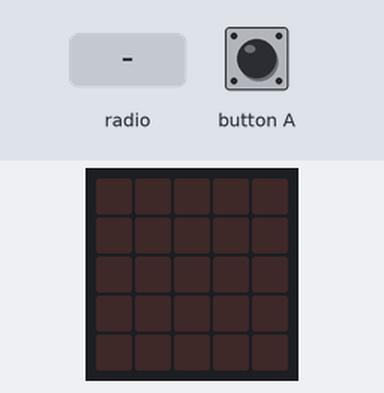
Bench run of a program on a simulated BBC micro:bit (MakeCode). On the bench: the board's 5×5 LED display. Inputs (shaded band) come from the test bench. Dim RGB values are drawn brighter than linear; random numbers come from a fixed seed; no radio messages arrive unless stated (any console line starting 'radio sent:' is added by the test bench); what the program prints to the serial console is not drawn.

Above: at 1.2 s.
1.3 s: radio message "1" arrives
At 1.61 s:
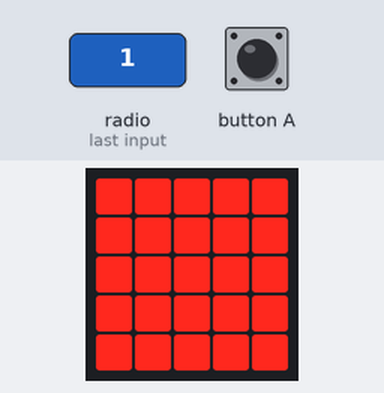
At 1.98 s:
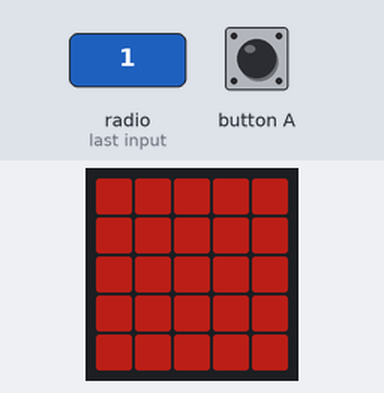
4.3 s: button A pressed for 0.15 s
Timing chart, 0 to 7.3 s (numbered marks = the images above; inputs shaded):
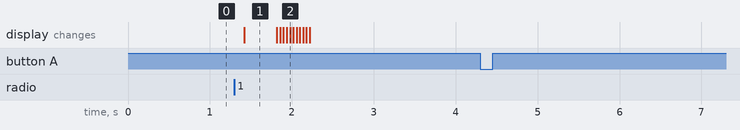

The program:

main.ts
```typescript
input.onButtonPressed(Button.A, function () {
    radio.sendString("1")
})
radio.onReceivedString(function (receivedString) {
    if (receivedString == "1") {
        basic.pause(randint(50, 350))
        basic.showLeds(`
            # # # # #
            # # # # #
            # # # # #
            # # # # #
            # # # # #
            `)
        for (let index = 0; index < 10; index++) {
            Variable += -5
            led.setBrightness(Variable)
            basic.pause(40)
        }
        basic.clearScreen()
        Variable = 255
        led.setBrightness(255)
        if (randint(0, 100) <= 10) {
            basic.pause(500)
            radio.sendString("1")
        }
    }
})
let Variable = 0
radio.setGroup(25)
Variable = 100
```

test.ts
```typescript
// aquí va el archivo "tests"; esto no se compilará cuando este paquete se utilice como una extensión.
```

Measured:
- after the input at 1.3 s, the display: changes after 0.12 s (image 1)
- after the input at 4.3 s, every drawn part: stays the same
- what the display in image 1 shows lasts 0.4 s, from 1.4 s to 1.8 s
